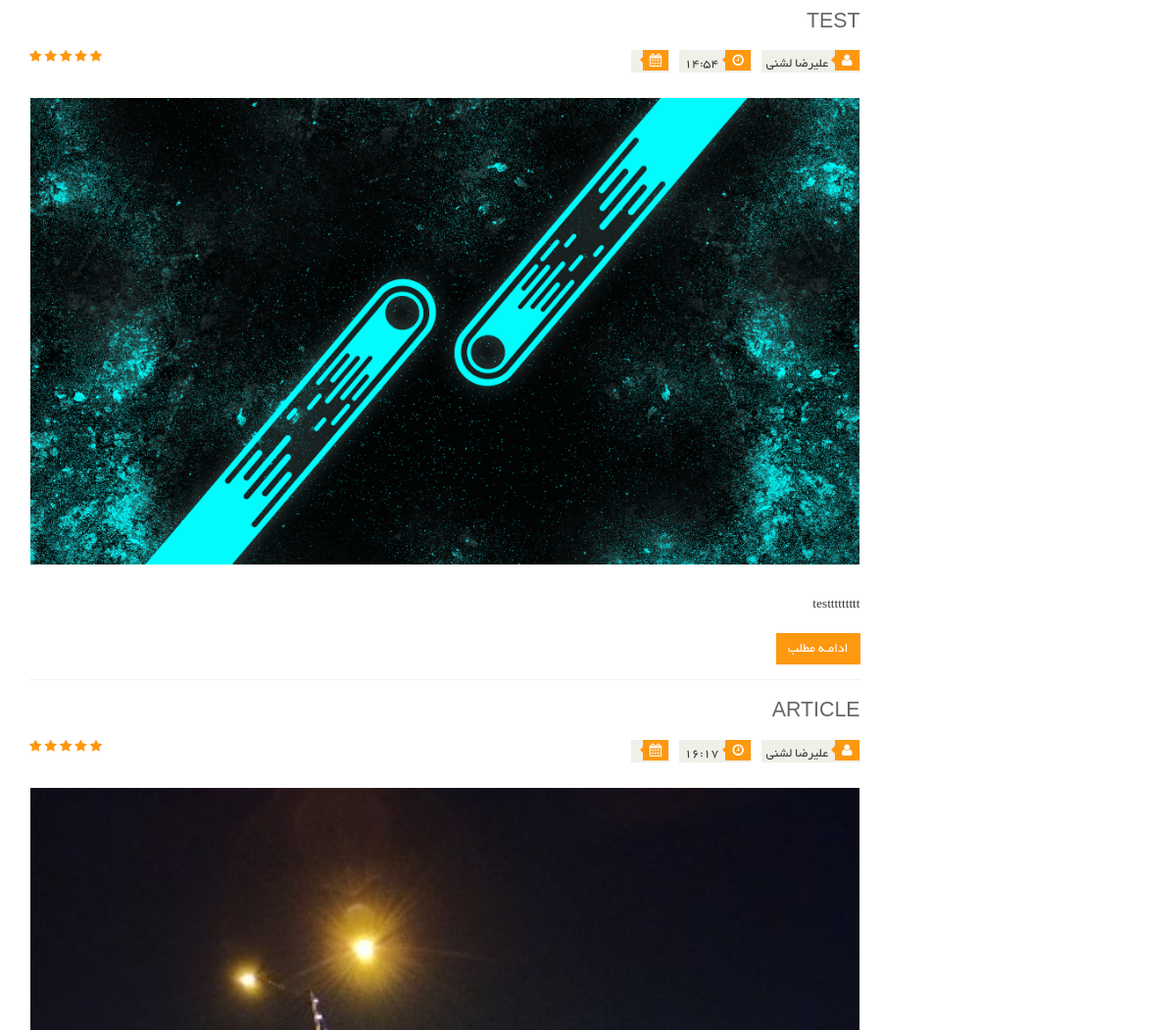
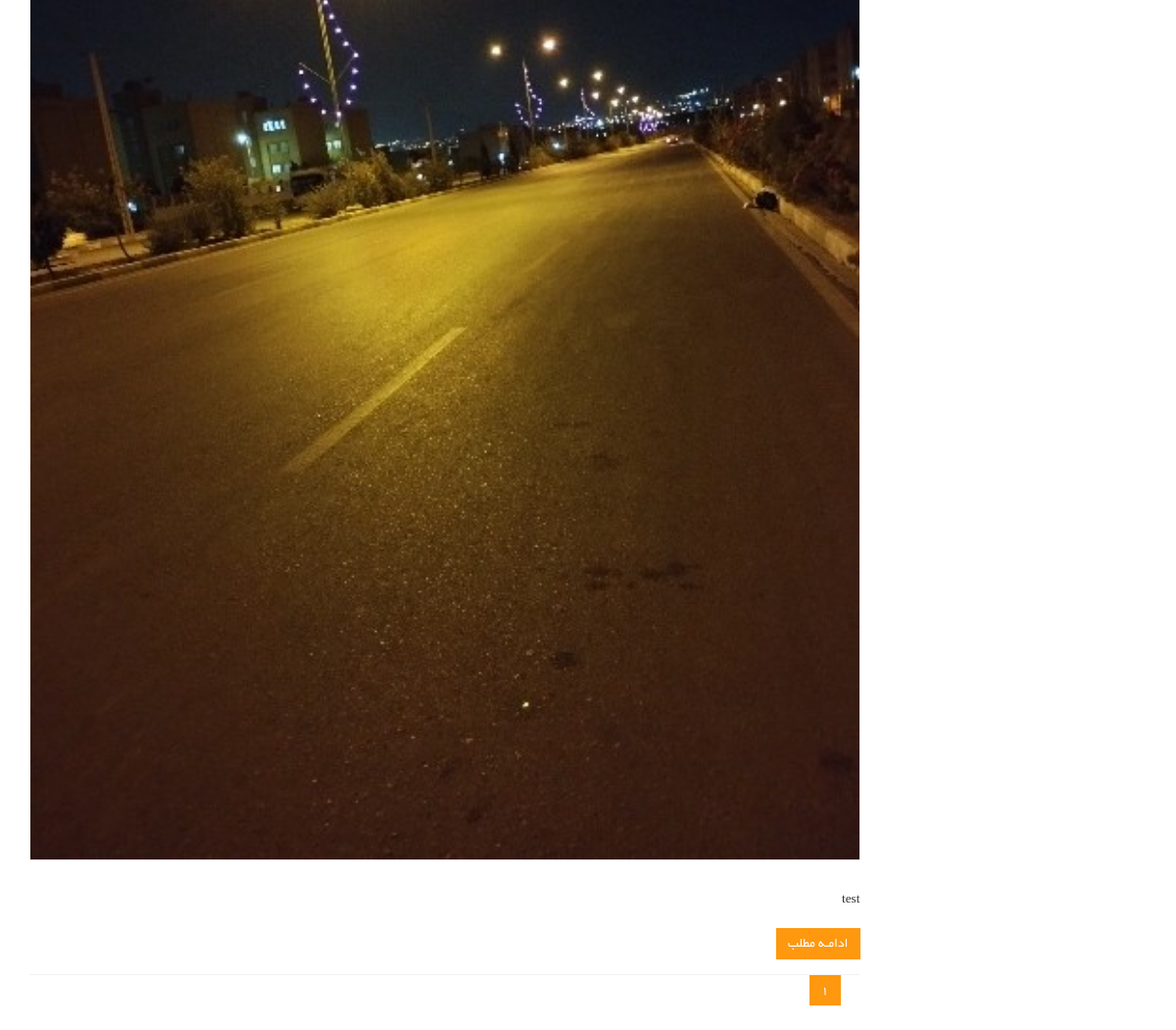
The page /articles/ (lower part) on the database as committed earlier (2 pictures, top to bottom).
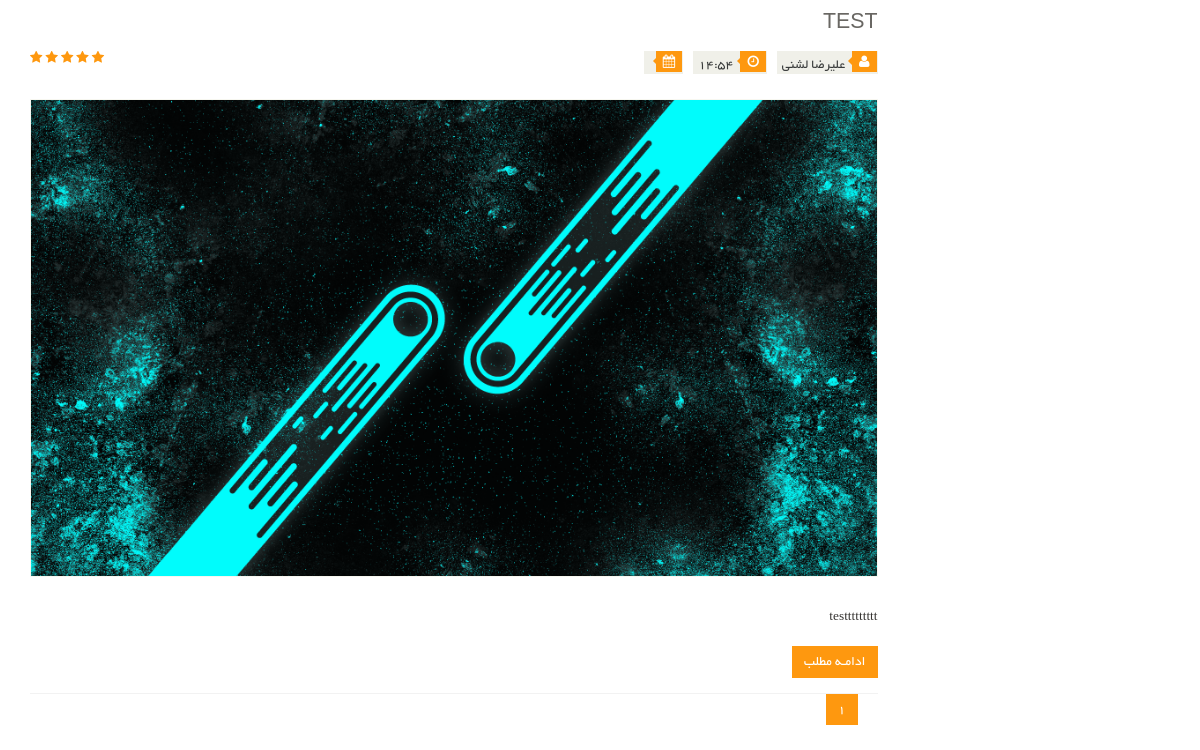
The same page on the database as committed later.
### article_module/models.py (models this page shows, shortened)
class Article(models.Model):
    title = models.CharField(max_length=300, verbose_name='عنوان مقاله')
    slug = models.SlugField(max_length=400, db_index=True, allow_unicode=True, verbose_name='عنوان در url')
    image = models.ImageField(upload_to='images/article', verbose_name='تصویر مقاله')
    short_description = models.TextField(verbose_name='توضیحات کوتاه')
    text = models.TextField(verbose_name='متن مقاله')
    is_active = models.BooleanField(default=True, verbose_name='فعال / غیر فعال')
    selected_categories = models.ManyToManyField(ArticleCategory, verbose_name='دسته بندی ها')
    author = models.ForeignKey(User, on_delete=models.CASCADE, verbose_name='نویسنده', null=True, editable=False)
    crate_date = models.DateTimeField(auto_now_add=True, editable=False, verbose_name='تاریخ ثبت')
    def get_jalali_create_time(self):
        return self.crate_date.strftime('%H:%M')
    class Meta:
        verbose_name = 'مقاله'
        verbose_name_plural = 'مقاله ها'

### account_module/models.py (models this page shows)
class User(AbstractUser):
    avatar = models.ImageField(upload_to='images/profile', verbose_name='تصویر آواتار', null=True, blank=True)
    email_active_code = models.CharField(max_length=100, verbose_name='کد فعالسازی ایمیل')
    about_user = models.TextField(null=True, blank=True, verbose_name='درباره شخص')
    address = models.TextField(null=True, blank=True, verbose_name='آدرس')
    class Meta:
        verbose_name = 'کاربر'
        verbose_name_plural = 'کاربران'
    def __str__(self):
        if self.get_full_name is not '' and self.last_name is not '':
            return self.get_full_name()
        return self.email

### article_module/views.py (the view)
# urls.py: path('', views.ArticlesListView.as_view(), name='articles_list'),
class ArticlesListView(ListView):
    template_name = 'article_module/components/articles_list_page.html'
    model = Article
    paginate_by = 6
    def get_context_data(self, *args, **kwargs):
        context = super(ArticlesListView, self).get_context_data(*args, **kwargs)
        return context
    def get_queryset(self):
        query = super(ArticlesListView, self).get_queryset()
        query = query.filter(is_active=True)
        category_name = self.kwargs.get('category')
        if category_name is not None:
            query = query.filter(selected_categories__url_title__iexact=category_name)
        return query

### polls/templatetags/poll_extras.py (called while the page is built)
@register.filter(name='show_jalali_date')
def show_jalali_date(value):
    return date2jalali(value)

### article_module/templates/article_module/components/articles_list_page.html (shortened to what this page needs)
{% extends 'shared/_layout.html' %}
{% load thumbnail %}
{% load poll_extras %}
{% load render_partial %}
{% block content %}
<body style="">
	<section>
		<div class="container">
			<div class="row">
				<div class="col-sm-9">
					<div class="blog-post-area">
						{% for article in object_list %}
                            <div class="single-blog-post">
							<h3>{{ article.title }}</h3>
							<div class="post-meta">
								<ul>
									{% if article.author is not None %}
                                        <li><i class="fa fa-user"></i>{{ article.author }}</li>
									{% endif %}
									<li><i class="fa fa-clock-o"></i>{{ article.get_jalali_create_time }}</li>
									<li><i class="fa fa-calendar"></i>{{ article.crate_date | show_jalali_date }}</li>
								</ul>
								<span>
										<i class="fa fa-star"></i>
										<i class="fa fa-star"></i>
										<i class="fa fa-star"></i>
										<i class="fa fa-star"></i>
										<i class="fa fa-star-half-o"></i>
								</span>
							</div>
							<a href="">
                                {% thumbnail article.image '862x398' quality=95 crop='center' as im %}
                                    <img src="{{ im.url }}">
                                {% endthumbnail %}
							</a>
							<p>{{ article.short_description }}</p>
							<a class="btn btn-primary" href="{% url 'articles_detail' pk=article.id %}">ادامـه مطلب</a>
						</div>
						{% endfor %}
                            <ul class="pagination">
                            {% for pagenumber in paginator.page_range %}
                                <li class="{% if page_obj.number == pagenumber %} active {% endif %}"><a href="?page={{ pagenumber }}">{{ pagenumber }}</a></li>
                            {% endfor %}
                        </ul>
					</div>
				</div>
			</div>
		</div>
	</section>
{% endblock %}

### templates/shared/_layout.html (shortened to what this page needs)
{% load render_partial %}
<html lang="en">
<head>
    {% include 'shared/header_references.html' %}
</head>
<body>
{% block content %}{% endblock %}
</body>
</html>

### templates/shared/header_references.html (shortened to what this page needs)
<link href="/static/css/bootstrap.min.css" rel="stylesheet">
<link href="/static/css/font-awesome.min.css" rel="stylesheet">
<link href="/static/css/prettyPhoto.css" rel="stylesheet">
<link href="/static/css/price-range.css" rel="stylesheet">
<link href="/static/css/animate.css" rel="stylesheet">
<link href="/static/css/main.css" rel="stylesheet">
<link href="/static/css/responsive.css" rel="stylesheet">
<link href="/static/css/custom.css" rel="stylesheet">

### static/css/main.css (style rules this page uses)
body { font-family: 'BYekan'; font-size: 10pt; position: relative; font-weight: normal; direction: rtl; }
ul li { list-style: none; }
a { -webkit-transition: 300ms; -moz-transition: 300ms; -o-transition: 300ms; transition: 300ms; }
h1, h2, h3, h4, h5, h6 { font-family: 'BYekan', sans-serif; }
.pagination { display: inline-block; margin-bottom: 25px; margin-top: 0; padding-right: 15px; }
.pagination li:first-child a, .pagination li:first-child span { border-bottom-left-radius: 0; border-top-left-radius: 0; margin-left: 0; }
.pagination li:last-child a, .pagination li:last-child span { border-bottom-right-radius: 0; border-top-right-radius: 0; }
.pagination .active a, .pagination .active span, .pagination .active a:hover, .pagination .active span:hover, .pagination .active a:focus, .pagination .active span:focus { background-color: #FE980F; border-color: #FE980F; color: #FFFFFF; cursor: default; z-index: 2; }
.pagination li a, .pagination li span { background-color: #f0f0e9; border: 0; float: left; line-height: 1.42857; margin-left: -1px; padding: 6px 12px; position: relative; text-decoration: none; margin-right: 5px; color: #000; }
.single-blog-post { border-bottom: 1px solid #f2f2f2; padding-bottom: 15px; }
.blog-post-area .single-blog-post h3 { color: #696763; font-size: 16pt; font-family: 'BYekan', sans-serif; text-transform: uppercase; font-weight: 500; margin-bottom: 17px; }
.blog-post-area .single-blog-post a img { border: 1px solid #F7F7F0; width: 100%; margin-bottom: 30px }
.blog-post-area .single-blog-post p { color: #363432; text-align: justify; }
.blog-post-area .post-meta { display: block; margin-bottom: 25px; overflow: hidden; }
.blog-post-area .post-meta ul { padding: 0; display: inline; }
.blog-post-area .post-meta ul li { background: #F0F0E9; float: right; margin-left: 10px; padding: 0 5px; font-size: 10pt; color: #393b3b; position: relative; }
.blog-post-area .post-meta ul li i { background: #FE980F; color: #FFFFFF; margin-right: -4px; margin-left: 7px; padding: 4px 7px; }
.sinlge-post-meta li i:after, .blog-post-area .post-meta ul li i:after { content: ""; position: absolute; width: auto; height: auto; border-color: transparent #FE980F transparent transparent; border-width: 4px; border-style: solid; top: 6px; right: 26px; }
.post-meta span { float: left; }
.post-meta span i { color: #FE980F; }
.blog-post-area .single-blog-post .btn-primary { background: #FE980F; border: medium none; border-radius: 0; color: #FFFFFF; margin-top: 10px; }
.btn.btn-primary { background: #FE980F; border: 0 none; border-radius: 0; margin-top: 16px; }

Rows that differ between the two databases and show on the page:
no longer on this page (row edited): Article: title "ARTICLE", author "علیرضا لشنی", get_jalali_create_time "16:17", shows a picture, short_description "test"
